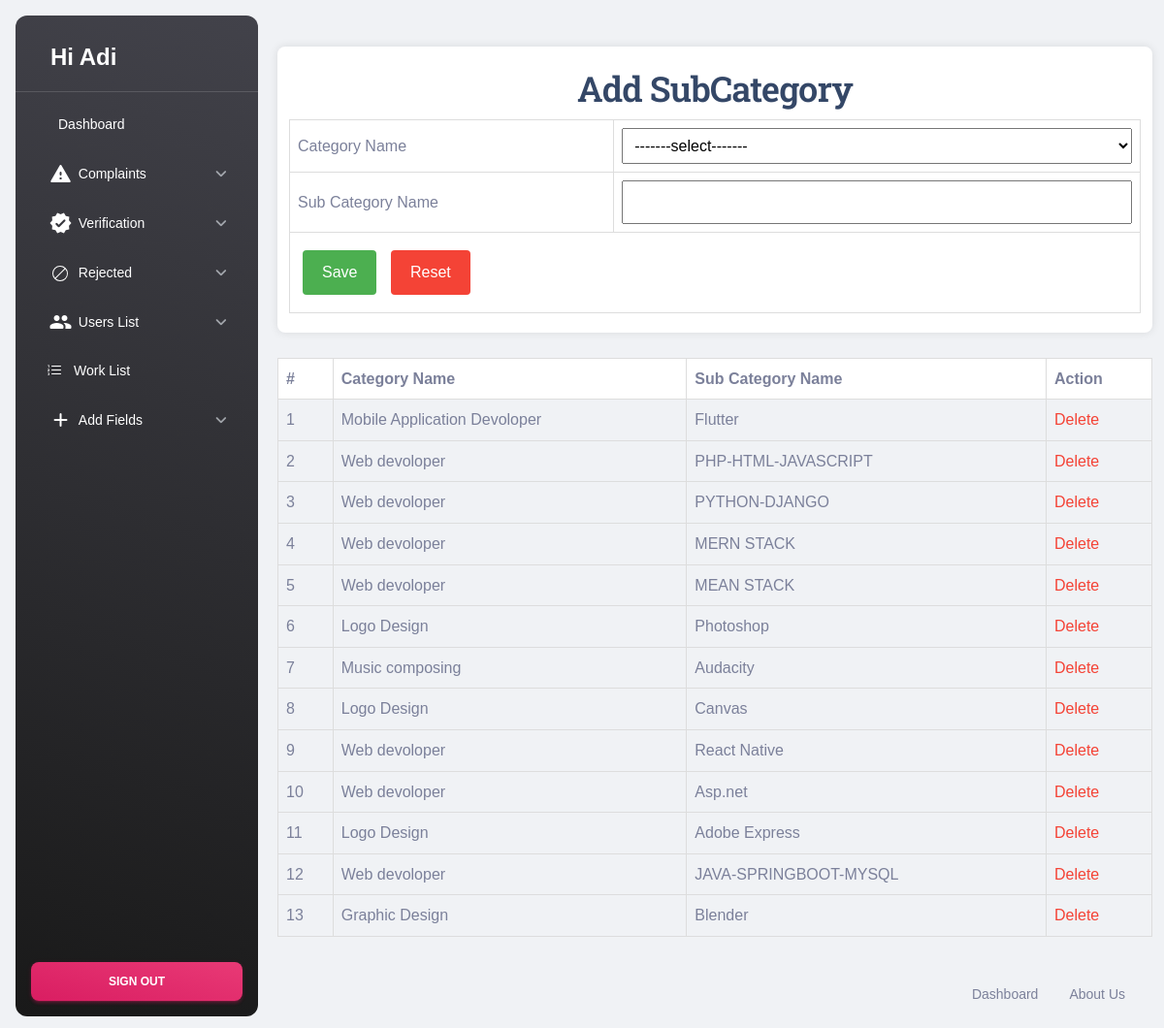
/Admin/SubCategory.php (signed in), run on the app's committed database.
### tables this page shows
CREATE TABLE `tbl_subcat` (
  `subcat_id` int(11) NOT NULL,
  `subcat_name` varchar(50) NOT NULL,
  `category_id` int(11) NOT NULL
);

CREATE TABLE `tbl_category` (
  `category_id` int(11) NOT NULL,
  `category_name` varchar(50) NOT NULL
);

### Admin/SubCategory.php (the view, shortened to what this page needs)
<?php
include ('Header.php');
    ?>
<!DOCTYPE html
  PUBLIC "-//W3C//DTD XHTML 1.0 Transitional//EN" "http://www.w3.org/TR/xhtml1/DTD/xhtml1-transitional.dtd">
<html xmlns="http://www.w3.org/1999/xhtml">
<head>
</head>
<body>
  <form id="frm_subcat" name="frm_subcat" method="post" action="">
    <h2 align="center">Add SubCategory</h2>
    <table>
      <tr>
        <td>Category Name</td>
        <td>
          <select name="selcat" id="selcat">
            <option value="select">-------select-------</option>
          </select>
        </td>
      </tr>
      <tr>
        <td>Sub Category Name</td>
        <td>
          <input type="text" name="txt_subcat" id="txt_subcat" />
        </td>
      </tr>
      <tr>
        <td colspan="2" align="center">
          <input type="submit" name="btn_save" id="btn_save" value="Save" />
          <input type="reset" name="btn_cancel" id="btn_cancel" value="Reset" />
        </td>
      </tr>
    </table>
  </form>
  <div></div>
  <br>
  <table>
    <tr>
      <th style="background-color:white;">#</th>
      <th style="background-color:white;">Category Name</th>
      <th style="background-color:white;">Sub Category Name</th>
      <th style="background-color:white;">Action</th>
    </tr>
    <?php
    $selqry = "SELECT * from tbl_subcat u INNER JOIN  tbl_category p on u.category_id=p.category_id ";
    $subcategory = $con->query($selqry);
    $i = 0;
    while ($data = $subcategory->fetch_assoc()) {
      $i++;
      ?>
      <tr>
        <td><?php echo $i ?></td>
        <td><?php echo $data['category_name'] ?></td>
        <td><?php echo $data['subcat_name'] ?></td>
        <td><a href="SubCategory.php?did=<?php echo $data['subcat_id']; ?>"
            style="color: #f44336; text-decoration: none;">Delete</a></td>
      </tr>
      <?php
    }
    ?>
  </table>
</body>
<?php
include ('Footer.php');
?>
</html>

### Admin/SubCategory.php (style rules this page uses)
body { font-family: Arial, sans-serif; background-color: #f2f2f2; margin: 0; padding: 0; display: flex; justify-content: center; align-items: center; height: 100vh; }
form { background-color: #fff; padding: 20px; border-radius: 8px; box-shadow: 0 0 10px rgba(0, 0, 0, 0.1); height: fit-content; }
table { width: 100%; border-collapse: collapse; }
table, th, td { border: 1px solid #ddd; }
th, td { padding: 8px; text-align: left; }
th { background-color: #f4f4f4; }
input[type="text"], select { width: 100%; padding: 8px; box-sizing: border-box; }
input[type="submit"], input[type="reset"] { background-color: #4CAF50; color: white; border: none; padding: 10px 20px; margin: 10px 5px; cursor: pointer; border-radius: 4px; }
input[type="reset"] { background-color: #f44336; }

### data on the page
tbl_subcat: category.category_name "Mobile Application Devoloper", subcat_name "Flutter"
tbl_subcat: category.category_name "Web devoloper", subcat_name "PHP-HTML-JAVASCRIPT"
tbl_subcat: category.category_name "Web devoloper", subcat_name "PYTHON-DJANGO"
tbl_subcat: category.category_name "Web devoloper", subcat_name "MERN STACK"
tbl_subcat: category.category_name "Web devoloper", subcat_name "MEAN STACK"
tbl_subcat: category.category_name "Logo Design", subcat_name "Photoshop"
tbl_subcat: category.category_name "Music composing", subcat_name "Audacity"
tbl_subcat: category.category_name "Logo Design", subcat_name "Canvas"
tbl_subcat: category.category_name "Web devoloper", subcat_name "React Native"
tbl_subcat: category.category_name "Web devoloper", subcat_name "Asp.net"
tbl_subcat: category.category_name "Logo Design", subcat_name "Adobe Express"
tbl_subcat: category.category_name "Web devoloper", subcat_name "JAVA-SPRINGBOOT-MYSQL"
tbl_subcat: category.category_name "Graphic Design", subcat_name "Blender"

### other printed values
$_SESSION['aName'] "Adi"
